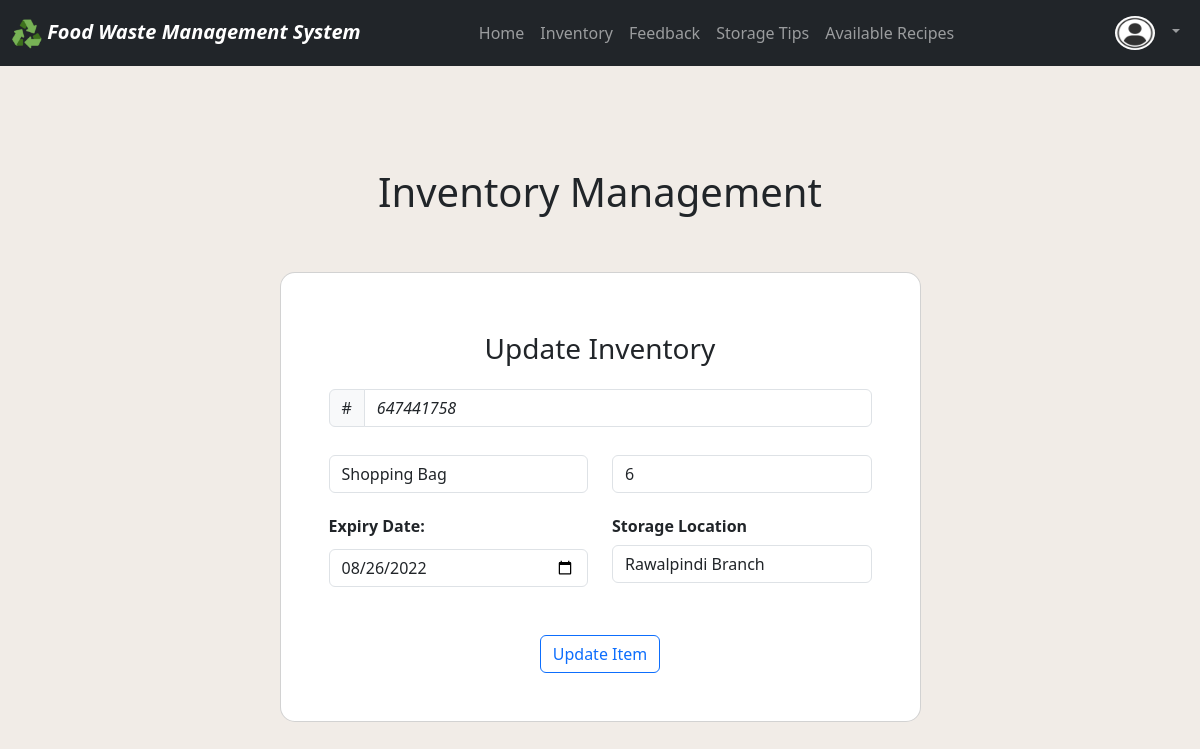
/views/user_dashboard/update_item.php?id=58, run on the app's committed database.
### tables this page shows
CREATE TABLE `fooditem` (
  `item_id` int(11) NOT NULL,
  `sku` text DEFAULT NULL,
  `user_id` int(11) NOT NULL,
  `item_name` varchar(255) NOT NULL,
  `quantity` int(11) NOT NULL,
  `expiry_date` date NOT NULL,
  `storage_location` varchar(255) NOT NULL
);

### views/user_dashboard/update_item.php (the view, shortened to what this page needs)
<?php
include ("../../includes/header.php");
include ("../../includes/footer.php");
include ("../../config/connection.php");
include ("navbar.php");
$id=$_GET['id'];
?>
<h1 class="text-center mt-5">Inventory Management</h1>
<section class="vh-100 gradient-custom">
    <div class="container py-5 h-25">
        <div class="row justify-content-center align-items-center h-75">
            <div class="col-12 col-lg-9 col-xl-7">
                <div class="card shadow-2-strong card-registration" style="border-radius: 15px;">
                    <div class="card-body p-4 p-md-5">
                        <h3 class="mb-4 text-center" style="margin-top:2%">Update Inventory</h3>
                        <form action="../../backend/update_item.php" method="post">
                            <?php
                            $query="SELECT * from fooditem WHERE item_id=$id";
                            $view_item_details=mysqli_query($connect,$query);
                            while($result=mysqli_fetch_assoc($view_item_details)){
                            ?>
                            <div class="row">
                                <div class="col-12 mb-4">
                                    <div class="input-group mb-1">
                                        <span class="input-group-text" id="basic-addon1">#</span>
                                        <input type="text" id="sku" name="sku" class="form-control form-control"
                                            style="font-style:italic"
                                            placeholder=""
                                            value="<?php echo $result['sku'] ?>" readonly />
                                    </div>
                                </div>
                            </div>
                            <div class="row">
                                <div class="col-md-6 mb-4">
                                    <div data-mdb-input-init class="form-outline">
                                        <input type="text" id="item_name" name="item_name"
                                            class="form-control form-control" placeholder="Food item name..."  value="<?php echo $result['item_name'] ?>"/>
                                    </div>
                                </div>
                                <div class="col-md-6 mb-4">
                                    <div data-mdb-input-init class="form-outline">
                                        <input type="number" id="quantity" name="quantity"
                                            class="form-control form-control" placeholder="Quantity..." value="<?php echo $result['quantity'] ?>"/>
                                    </div>
                                </div>
                            </div>
                            <div class="row">
                                <div class="col-md-6 mb-4 d-flex align-items-center">
                                    <div data-mdb-input-init class="form-outline datepicker w-100">
                                        <h6 class="mb-2 pb-1"><strong>Expiry Date: </strong></h6>
                                            <input id="expiry_date" name="expiry_date" class="form-control" type="date" placeholder="Enter expiry date..." value="<?php echo $result['expiry_date'] ?>"/>
                                    </div>
                                </div>
                                <div class="col-md-6 mb-4">
                                    <h6 class=""><strong>Storage Location</strong> </h6>
                                    <select class="select form-control" name="storage_location">
                                        <option  value="<?php echo $result['storage_location'] ?>" selected>
                                            <?php
                                                switch($result['storage_location']){
                                                    case 'rwp_branch':
                                                        echo "Rawalpindi Branch";
                                                        break;
                                                        break;                                                }
                                                ?>
                                        </option>
                                    </select>
                                </div>
                            </div>
                            <div class="mt-3 pt-2 text-center">
                                    <button class="btn btn-outline-primary" name="update_item" type="submit" value="Update Item">
                                       Update Item
                                    </button>
                            </div>
                        </form>
                        <?php
                    }
                    ?>
                    </div>
                </div>
            </div>
        </div>
    </div>
</section>
<?php include('../../includes/footer.php') ?>

### views/user_dashboard/navbar.php (style rules this page uses)
body { background-color: #F1ECE7; }

### views/user_dashboard/update_item.php (style rules this page uses)
body { background-color: #F1ECE7; }

### data on the page
fooditem: sku "647441758", item_name "Shopping Bag", quantity "6", expiry_date "08/26/2022", storage_location "Rawalpindi Branch"
